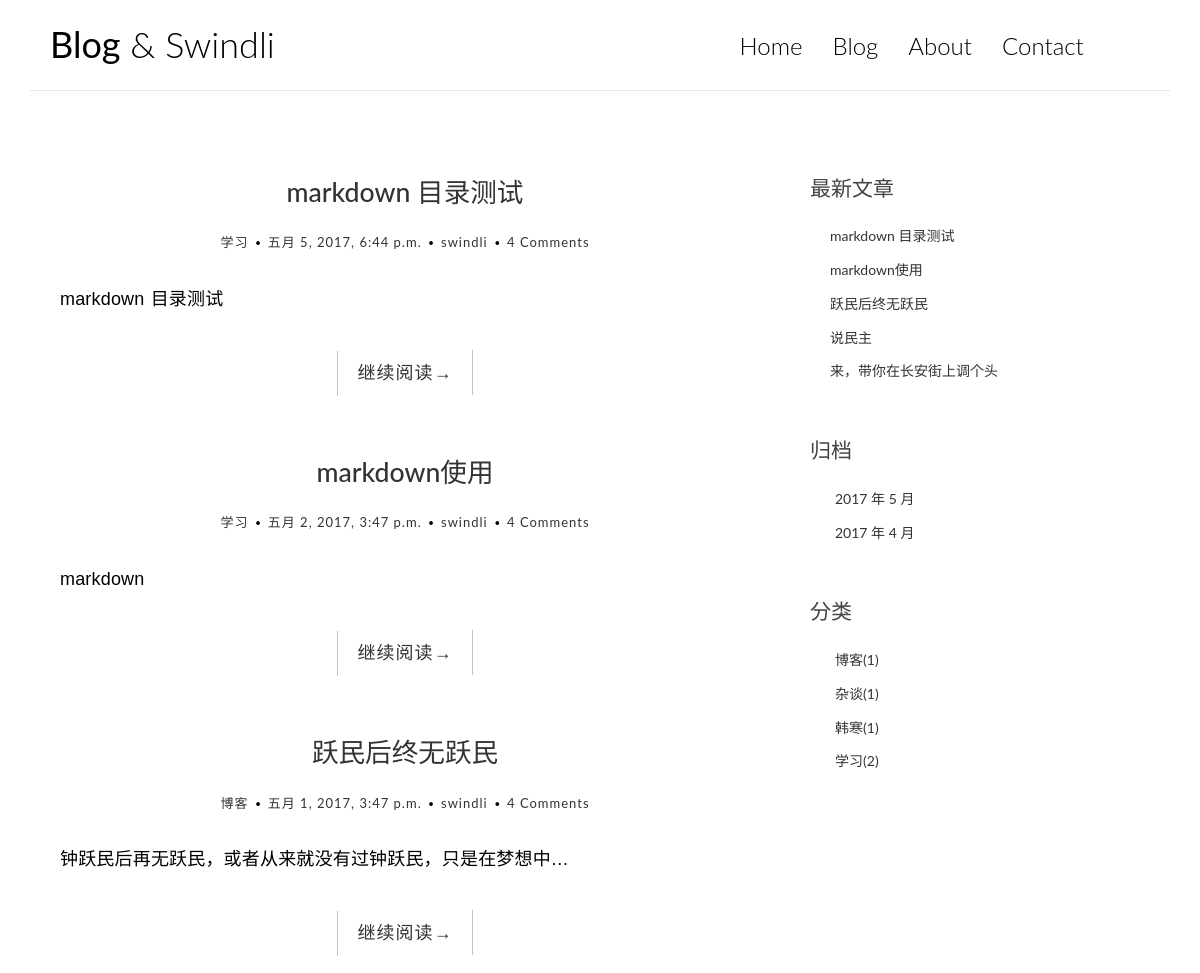
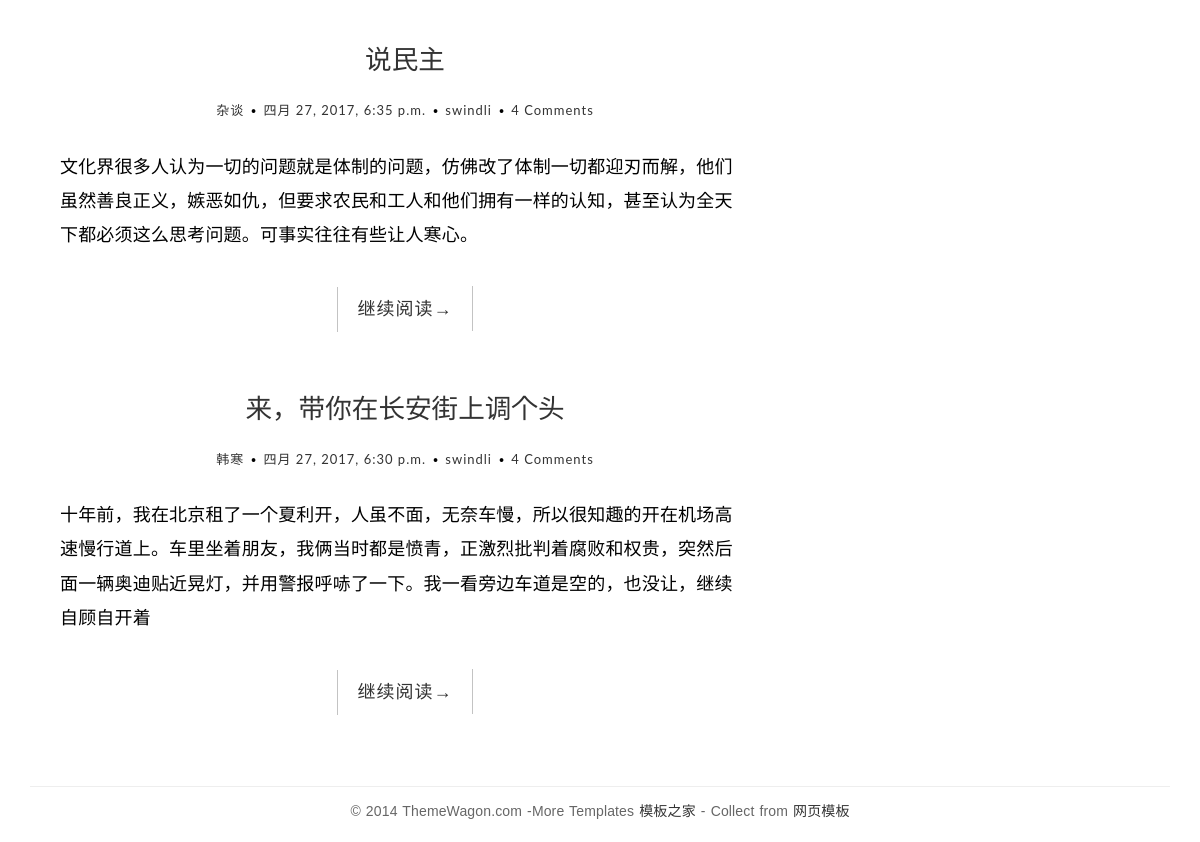
The page / on the database its author committed (2 pictures, top to bottom).
### blog/models.py (models this page shows, shortened)
class Post(models.Model):
    title = models.CharField(max_length=70)
    body = models.TextField()
    created_time = models.DateTimeField()
    modified_time = models.DateTimeField()
    excerpt = models.CharField(max_length=200,blank=True)
    category = models.ForeignKey(Category)
    tags = models.ManyToManyField(Tag,blank=True)
    author = models.ForeignKey(User)
    def get_absolute_url(self):
	return reverse('blog:detail',kwargs={'pk':self.pk})
    class Meta:
	ordering = ['-created_time']

class Category(models.Model):
    name = models.CharField(max_length=100)
    def __unicode__(self):
	return self.name

### blog/views.py (the view)
# urls.py: url(r'^$',views.index,name='index'),
def index(request):
    post_list = Post.objects.all()
    return render_to_response('blog/index.html',{'post_list':post_list})

### blog/templatetags/blog_tags.py (called while the page is built)
@register.simple_tag
def get_recent_posts(num=5):
    return Post.objects.all()[:num]

@register.simple_tag
def archives():
    return Post.objects.dates('created_time','month',order='DESC')

@register.simple_tag
def get_categories():
    return Category.objects.annotate(num_posts=Count('post'))

### blog/templates/blog/index.html (shortened to what this page needs)
<!DOCTYPE html>
{% extends 'blog/base.html' %}
				    {% block main %}
					    {% for post in post_list %}
						<article class="post post-1">
							<header class="entry-header">
								<h1 class="entry-title">
									<a href="{{ post.get_absolute_url }}">{{ post.title }}</a>
								</h1>
								<div class="entry-meta">
									<span class="post-category"><a href="{% url 'blog:category' post.category.pk %}">{{ post.category }}</a></span>
									<span class="post-date"><a href="#"><time class="entry-date" datetime="{{ post.created_time }}">{{ post.created_time }}</time></a></span>
									<span class="post-author"><a href="#">{{ post.author }}</a></span>
									<span class="comments-link"><a href="#">4 Comments</a></span>
								</div>
							</header>
							<div class="entry-content clearfix">
								<p>{{ post.excerpt }}</p>
								<div class="read-more cl-effect-14">
									<a href="{{ post.get_absolute_url }}">继续阅读<span class="meta-nav">→</span></a>
								</div>
							</div>
						</article>
					    {% empty %}
						<div class="no-post">暂时还没有发布的文章！</div>
					    {% endfor %}
					{% endblock main %}

### blog/templates/blog/base.html (shortened to what this page needs)
{% load blog_tags %}
<!DOCTYPE html>
<html>
	<head>
	    {% load staticfiles %}
	    <link rel="stylesheet" href="{% static 'blog/css/bootstrap.min.css' %}">
	    <link rel="stylesheet" href="http://code.ionicframework.com/ionicons/2.0.1/css/ionicons.min.css">
	    <link rel="stylesheet" href="{% static 'blog/css/pace.css' %}">
	    <link rel="stylesheet" href="{% static 'blog/css/custom.css' %}">
	    <link rel="stylesheet" href="{% static 'blog/css/friendly.css' %}">
	</head>
	<body>
		<div class="container">
			<header id="site-header">
				<div class="row">
					<div class="col-md-4 col-sm-5 col-xs-8">
						<div class="logo">
							<h1><a href="{% url 'blog:index' %}"><b>Blog</b> &amp; Swindli</a></h1>
						</div>
					</div>
					<div class="col-md-8 col-sm-7 col-xs-4">
						<nav class="main-nav" role="navigation">
							<div class="collapse navbar-collapse" id="bs-example-navbar-collapse-1">
  								<ul class="nav navbar-nav navbar-right">
    								<li class="cl-effect-11"><a href="{% url 'blog:index' %}" data-hover="Home">Home</a></li>
    								<li class="cl-effect-11"><a href="{% url 'blog:blog' %}" data-hover="Blog">Blog</a></li>
    								<li class="cl-effect-11"><a href="{% url 'blog:about' %}" data-hover="About">About</a></li>
    								<li class="cl-effect-11"><a href="{% url 'blog:contact' %}" data-hover="Contact">Contact</a></li>
  								</ul>
							</div>
						</nav>
					</div>
				</div>
			</header>
		</div>
		<div class="content-body">
			<div class="container">
				<div class="row">
					<main class="col-md-8">
					    {% block main %}
					    {% endblock main %}
					</main>
					<aside class="col-md-4">
						<div class="widget widget-recent-posts">
							<h3 class="widget-title">最新文章</h3>
							{% get_recent_posts as recent_post_list %}
							<ul>
								{% for post in recent_post_list %}
								<li>
									<a href="{{ post.get_absolute_url }}">{{ post.title }}</a>
								</li>
								{% endfor %}
							</ul>
						</div>
						<div class="widget widget-archives">
							<h3 class="widget-title">归档</h3>
							{% archives as date_list %}
							<ul>
							        {% for date in date_list %}
								<li>
									<a href="{% url 'blog:archives' date.year date.month %}">{{ date.year }} 年 {{ date.month }} 月 </a>
								</li>
								{% endfor %}
							</ul>
						</div>
						<div class="widget widget-category">
							<h3 class="widget-title">分类</h3>
							{% get_categories as category_list %}
							<ul>
							        {% for category in category_list %}
								<li>
									<a href="{% url 'blog:category' category.pk %}">{{ category.name }}({{ category.num_posts }})</a>
								</li>
								{% endfor %}
							</ul>
						</div>
					</aside>
				</div>
			</div>
		</div>
		<footer id="site-footer">
			<div class="container">
				<div class="row">
					<div class="col-md-12">
						<p class="copyright">&copy; 2014 ThemeWagon.com -More Templates <a href="http://www.cssmoban.com/" target="_blank" title="模板之家">模板之家</a> - Collect from <a href="http://www.cssmoban.com/" title="网页模板" target="_blank">网页模板</a></p>
					</div>
				</div>
			</div>
		</footer>
	</body>
</html>

### blog/static/blog/css/custom.css (style rules this page uses)
* { outline: none; }
h1, h2, h3, h4, h5, h6 { margin-top: 0; }
b { font-weight: 400; }
a { color: #333; }
body { color: #444; font-family: 'Lato', sans-serif; }
p { font-family: 'Ubuntu', sans-serif; font-weight: 400; word-spacing: 1px; letter-spacing: 0.01em; }
#site-header { background-color: #FFF; padding: 25px 20px; margin-bottom: 40px; border-bottom: 1px solid #e7e7e7; }
.logo h1 a { color: #000; }
.logo h1 { margin: 0; font-family: 'Lato', sans-serif; font-weight: 300; }
.main-nav { margin-top: 11px; max-width: 95%; }
.main-nav a { color: #000000 !important; padding: 0 0 5px 0 !important; margin-right: 30px; font-family: 'Lato', sans-serif; font-weight: 300; font-size: 24px; }
.cl-effect-11 a { padding: 10px 0; color: #0972b4; text-shadow: none; }
.cl-effect-11 a::before { position: absolute; top: 0; left: 0; overflow: hidden; padding: 0 0 5px 0 !important; max-width: 0; border-bottom: 1px solid #000; color: #000; content: attr(data-hover); -webkit-transition: max-width 0.5s; -moz-transition: max-width 0.5s; transition: max-width 0.5s; }
.content-body { padding-bottom: 4em; }
.post, .comment-area { background: #fff; padding: 30px 30px 0; }
.entry-title { text-align: center; font-size: 1.9em; margin-bottom: 20px; line-height: 1.6; padding: 10px 20px 0; }
.entry-meta { text-align: center; color: #DDDDDD; font-size: 13px; letter-spacing: 1px; margin-bottom: 30px; }
.entry-content { font-size: 18px; line-height: 1.9; font-weight: 300; color: #000; }
.post-category, .post-date, .post-author { position: relative; padding-right: 15px; }
.post-category::after, .post-date::after, .post-author::after { position: absolute; content: '.'; color: #000; font-size: 30px; top: -22px; right: 1px; }
.read-more { font-family: 'Ubuntu', sans-serif; font-weight: 400; word-spacing: 1px; letter-spacing: 0.01em; text-align: center; margin-top: 20px; }
.cl-effect-14 a { padding: 0 20px; height: 45px; line-height: 45px; position: relative; display: inline-block; margin: 15px 25px; letter-spacing: 1px; font-weight: 400; text-shadow: 0 0 1px rgba(255,255,255,0.3); }
.cl-effect-14 a::before, .cl-effect-14 a::after { position: absolute; width: 45px; height: 1px; background: #C3C3C3; content: ''; -webkit-transition: all 0.3s; -moz-transition: all 0.3s; transition: all 0.3s; pointer-events: none; }
.cl-effect-14 a::before { top: 0; left: 0; -webkit-transform: rotate(90deg); -moz-transform: rotate(90deg); transform: rotate(90deg); -webkit-transform-origin: 0 0; -moz-transform-origin: 0 0; transform-origin: 0 0; }
.cl-effect-14 a::after { right: 0; bottom: 0; -webkit-transform: rotate(90deg); -moz-transform: rotate(90deg); transform: rotate(90deg); -webkit-transform-origin: 100% 0; -moz-transform-origin: 100% 0; transform-origin: 100% 0; }
.widget { background: #fff; padding: 30px 0 0; }
.widget-title { font-size: 1.5em; margin-bottom: 20px; line-height: 1.6; padding: 10px 0 0; font-weight: 400; }
.widget-recent-posts ul { padding: 0; margin: 0; padding-left: 20px; }
.widget-recent-posts ul li { list-style-type: none; position: relative; line-height: 170%; margin-bottom: 10px; }
.widget-recent-posts ul li::before { content: '\f3d3'; font-family: "Ionicons"; position: absolute; left: -17px; top: 3px; font-size: 16px; color: #000; }
.widget-archives ul { padding: 0; margin: 0; padding-left: 25px; }
.widget-archives ul li { list-style-type: none; position: relative; line-height: 170%; margin-bottom: 10px; }
.widget-archives ul li::before { content: '\f3f3'; font-family: "Ionicons"; position: absolute; left: -25px; top: 1px; font-size: 16px; color: #000; }
.widget-category ul { padding: 0; margin: 0; padding-left: 25px; }
.widget-category ul li { list-style-type: none; position: relative; line-height: 170%; margin-bottom: 10px; }
.widget-category ul li::before { content: '\f3fe'; font-family: "Ionicons"; position: absolute; left: -25px; top: 1px; font-size: 18px; color: #000; }
#site-footer { padding-top: 10px; padding: 0 0 1.5em 0; }
.copyright { text-align: center; padding-top: 1em; margin: 0; border-top: 1px solid #eee; color: #666; }

### rows shown on the page
Post: title "markdown 目录测试", category "学习", created_time "五月 5, 2017, 6:44 p.m.", author "swindli", excerpt "markdown 目录测试"
Post: title "markdown使用", category "学习", created_time "五月 2, 2017, 3:47 p.m.", author "swindli", excerpt "markdown"
Post: title "跃民后终无跃民", category "博客", created_time "五月 1, 2017, 3:47 p.m.", author "swindli", excerpt "钟跃民后再无跃民，或者从来就没有过钟跃民，只是在梦想中…"
Post: title "说民主", category "杂谈", created_time "四月 27, 2017, 6:35 p.m.", author "swindli", excerpt "文化界很多人认为一切的问题就是体制的问题，仿佛改了体制一切都迎刃而解，他们虽然善良正义，嫉恶如仇，但要求农民和工人和他们拥有一样的认知，甚至认为全天下都必须这么思考问题。可事实往往有些让人寒心。"
Post: title "来，带你在长安街上调个头", category "韩寒", created_time "四月 27, 2017, 6:30 p.m.", author "swindli", excerpt "十年前，我在北京租了一个夏利开，人虽不面，无奈车慢，所以很知趣的开在机场高速慢行道上。车里坐着朋友，我俩当时都是愤青，正激烈批判着腐败和权贵，突然后面一辆奥迪贴近晃灯，并用警报呼哧了一下。我一看旁边车道是空的，也没让，继续自顾自开着"
Category: name "博客", num_posts "1"
Category: name "杂谈", num_posts "1"
Category: name "韩寒", num_posts "1"
Category: name "学习", num_posts "2"

### other values the page prints
{{ date.year }} "2017" "2017"
{{ date.month }} "5" "4"
